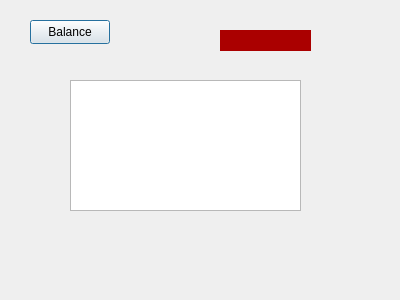
<?xml version="1.0" encoding="UTF-8"?>
<ui version="4.0">
 <class>balance</class>
 <widget class="QDialog" name="balance">
  <property name="geometry">
   <rect>
    <x>0</x>
    <y>0</y>
    <width>400</width>
    <height>300</height>
   </rect>
  </property>
  <property name="windowTitle">
   <string>Dialog</string>
  </property>
  <widget class="QPushButton" name="btnBalance">
   <property name="geometry">
    <rect>
     <x>30</x>
     <y>20</y>
     <width>80</width>
     <height>24</height>
    </rect>
   </property>
   <property name="text">
    <string>Balance</string>
   </property>
  </widget>
  <widget class="QLabel" name="label">
   <property name="geometry">
    <rect>
     <x>220</x>
     <y>30</y>
     <width>91</width>
     <height>21</height>
    </rect>
   </property>
   <property name="styleSheet">
    <string notr="true">background-color: rgb(170, 0, 0);</string>
   </property>
   <property name="text">
    <string/>
   </property>
  </widget>
  <widget class="QTextEdit" name="textEdit">
   <property name="geometry">
    <rect>
     <x>70</x>
     <y>80</y>
     <width>231</width>
     <height>131</height>
    </rect>
   </property>
  </widget>
 </widget>
 <resources/>
 <connections/>
</ui>
